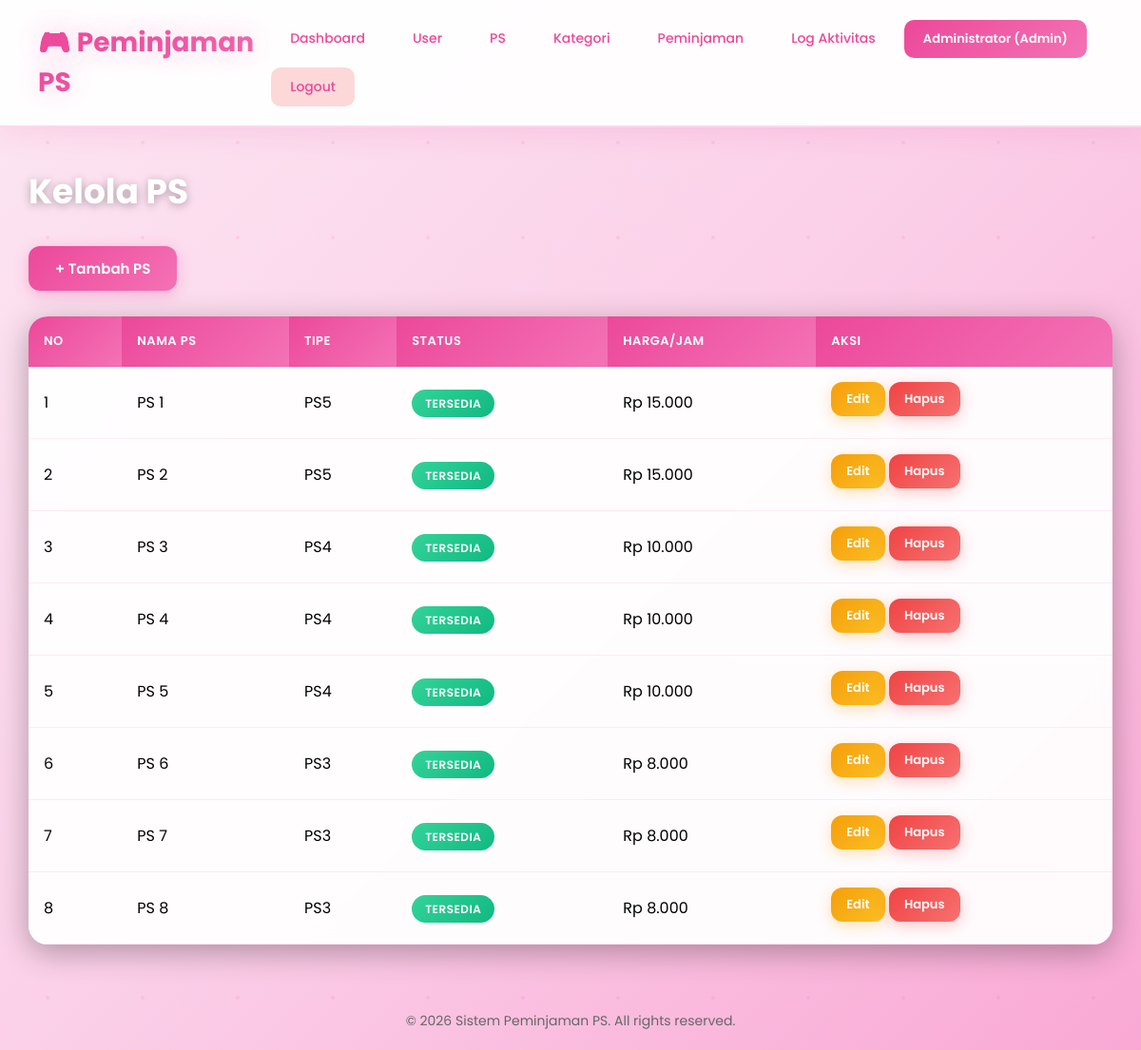
The page /index.php?page=ps&action=index (signed in) on the database its author committed.
### tables this page shows
CREATE TABLE ps (
    id INT AUTO_INCREMENT PRIMARY KEY,
    nama_ps VARCHAR(50) NOT NULL,
    tipe ENUM('PS3', 'PS4', 'PS5') NOT NULL,
    status ENUM('tersedia', 'dipinjam') DEFAULT 'tersedia',
    harga_per_jam INT NOT NULL,
    created_at TIMESTAMP DEFAULT CURRENT_TIMESTAMP
);

### config/Database.php (called while the page is built, shortened)
<?php
class Database {
    private $host = "localhost";
    private $db_name = "peminjaman_ps";
    private $username = "root";
    private $password = "";
    public function getConnection() {
        $this->conn = null;
        try {
            $this->conn = new PDO("mysql:host=" . $this->host . ";dbname=" . $this->db_name, $this->username, $this->password);
            $this->conn->setAttribute(PDO::ATTR_ERRMODE, PDO::ERRMODE_EXCEPTION);
            $this->conn->exec("set names utf8");
        } catch(PDOException $exception) {
            echo "Connection error: " . $exception->getMessage();
        }
        return $this->conn;
    }
}

### models/PS.php (called while the page is built, shortened)
<?php
class PS {
    private $conn;
    private $table_name = "ps";
    public function __construct($db) {
        $this->conn = $db;
    }
    public function read() {
        $query = "SELECT * FROM " . $this->table_name . " ORDER BY created_at DESC";
        $stmt = $this->conn->prepare($query);
        $stmt->execute();
        return $stmt;
    }
}

### views/ps/index.php (the view, shortened to what this page needs)
<?php require_once 'views/layouts/header.php'; ?>
<div class="content">
    <h1>Kelola PS</h1>
    <div style="margin-bottom: 20px;">
        <a href="index.php?page=ps&action=create" class="btn">+ Tambah PS</a>
    </div>
    <table>
        <thead>
            <tr>
                <th>No</th>
                <th>Nama PS</th>
                <th>Tipe</th>
                <th>Status</th>
                <th>Harga/Jam</th>
                <th>Aksi</th>
            </tr>
        </thead>
        <tbody>
            <?php
            $no = 1;
            while($row = $stmt->fetch(PDO::FETCH_ASSOC)):
            ?>
            <tr>
                <td><?php echo $no++; ?></td>
                <td><?php echo htmlspecialchars($row['nama_ps'] ?? ''); ?></td>
                <td><?php echo htmlspecialchars($row['tipe'] ?? ''); ?></td>
                <td>
                    <span class="badge badge-<?php echo $row['status']; ?>">
                        <?php echo ucfirst($row['status'] ?? ''); ?>
                    </span>
                </td>
                <td>Rp <?php echo number_format($row['harga_per_jam'], 0, ',', '.'); ?></td>
                <td>
                    <a href="index.php?page=ps&action=edit&id=<?php echo $row['id']; ?>" class="btn btn-warning btn-sm">Edit</a>
                    <?php $psname = htmlspecialchars($row['nama_ps']); ?>
                    <?php if($row['status'] == 'dipinjam'): ?>
                    <button class="btn btn-danger btn-sm" disabled style="opacity:0.4;cursor:not-allowed" title="Sedang dipinjam">Hapus</button>
                    <?php else: ?>
                    <a href="index.php?page=ps&action=delete&id=<?php echo $row['id']; ?>" class="btn btn-danger btn-sm"
                       onclick="return confirm('Hapus PS <?php echo $psname; ?>?')">Hapus</a>
                    <?php endif; ?>
                </td>
            </tr>
            <?php endwhile; ?>
        </tbody>
    </table>
</div>
<?php require_once 'views/layouts/footer.php'; ?>

### views/layouts/header.php (style rules this page uses)
* { margin: 0; padding: 0; box-sizing: border-box; }
body { font-family: 'Poppins', sans-serif; background: linear-gradient(135deg, #fce7f3 0%, #fbcfe8 50%, #f9a8d4 100%); min-height: 100vh; position: relative; }
body::before { content: ''; position: fixed; top: 0; left: 0; width: 100%; height: 100%; pointer-events: none; z-index: 0; }
.content { max-width: 1400px; margin: 40px auto; padding: 0 30px; position: relative; z-index: 1; }
.content h1 { color: white; font-size: 36px; font-weight: 700; margin-bottom: 30px; text-shadow: 0 2px 10px rgba(0, 0, 0, 0.3); }
.btn { display: inline-block; padding: 12px 28px; background: linear-gradient(135deg, #ec4899, #f472b6); color: white; text-decoration: none; border-radius: 12px; border: none; cursor: pointer; font-size: 15px; font-weight: 600; transition: all 0.3s ease; box-shadow: 0 4px 15px rgba(236, 72, 153, 0.3); position: relative; overflow: hidden; }
.btn::before { content: ''; position: absolute; top: 50%; left: 50%; width: 0; height: 0; border-radius: 50%; background: rgba(255, 255, 255, 0.3); transform: translate(-50%, -50%); transition: width 0.6s, height 0.6s; }
.btn-danger { background: linear-gradient(135deg, #ef4444, #f87171); box-shadow: 0 4px 15px rgba(239, 68, 68, 0.3); }
.btn-warning { background: linear-gradient(135deg, #f59e0b, #fbbf24); box-shadow: 0 4px 15px rgba(245, 158, 11, 0.3); color: white; }
.btn-sm { padding: 8px 16px; font-size: 13px; }
table { width: 100%; background: rgba(255, 255, 255, 0.95); backdrop-filter: blur(10px); border-collapse: collapse; box-shadow: 0 8px 32px rgba(0, 0, 0, 0.3); border-radius: 20px; overflow: hidden; animation: fadeIn 0.5s ease; }
th, td { padding: 16px; text-align: left; border-bottom: 1px solid rgba(236, 72, 153, 0.1); }
th { background: linear-gradient(135deg, #ec4899, #f472b6); color: white; font-weight: 600; text-transform: uppercase; font-size: 13px; letter-spacing: 0.5px; }
tr { transition: all 0.3s ease; }
.badge { padding: 6px 14px; border-radius: 20px; font-size: 12px; font-weight: 600; text-transform: uppercase; letter-spacing: 0.5px; }
.badge-tersedia { background: linear-gradient(135deg, #34d399, #10b981); color: white; }

### rows shown on the page
ps: nama_ps "PS 1", tipe "PS5", status "TERSEDIA", harga_per_jam "15.000"
ps: nama_ps "PS 2", tipe "PS5", status "TERSEDIA", harga_per_jam "15.000"
ps: nama_ps "PS 3", tipe "PS4", status "TERSEDIA", harga_per_jam "10.000"
ps: nama_ps "PS 4", tipe "PS4", status "TERSEDIA", harga_per_jam "10.000"
ps: nama_ps "PS 5", tipe "PS4", status "TERSEDIA", harga_per_jam "10.000"
ps: nama_ps "PS 6", tipe "PS3", status "TERSEDIA", harga_per_jam "8.000"
ps: nama_ps "PS 7", tipe "PS3", status "TERSEDIA", harga_per_jam "8.000"
ps: nama_ps "PS 8", tipe "PS3", status "TERSEDIA", harga_per_jam "8.000"

### other values the page prints
$_SESSION['nama'] "Administrator"
$_SESSION['role'] "Admin"
